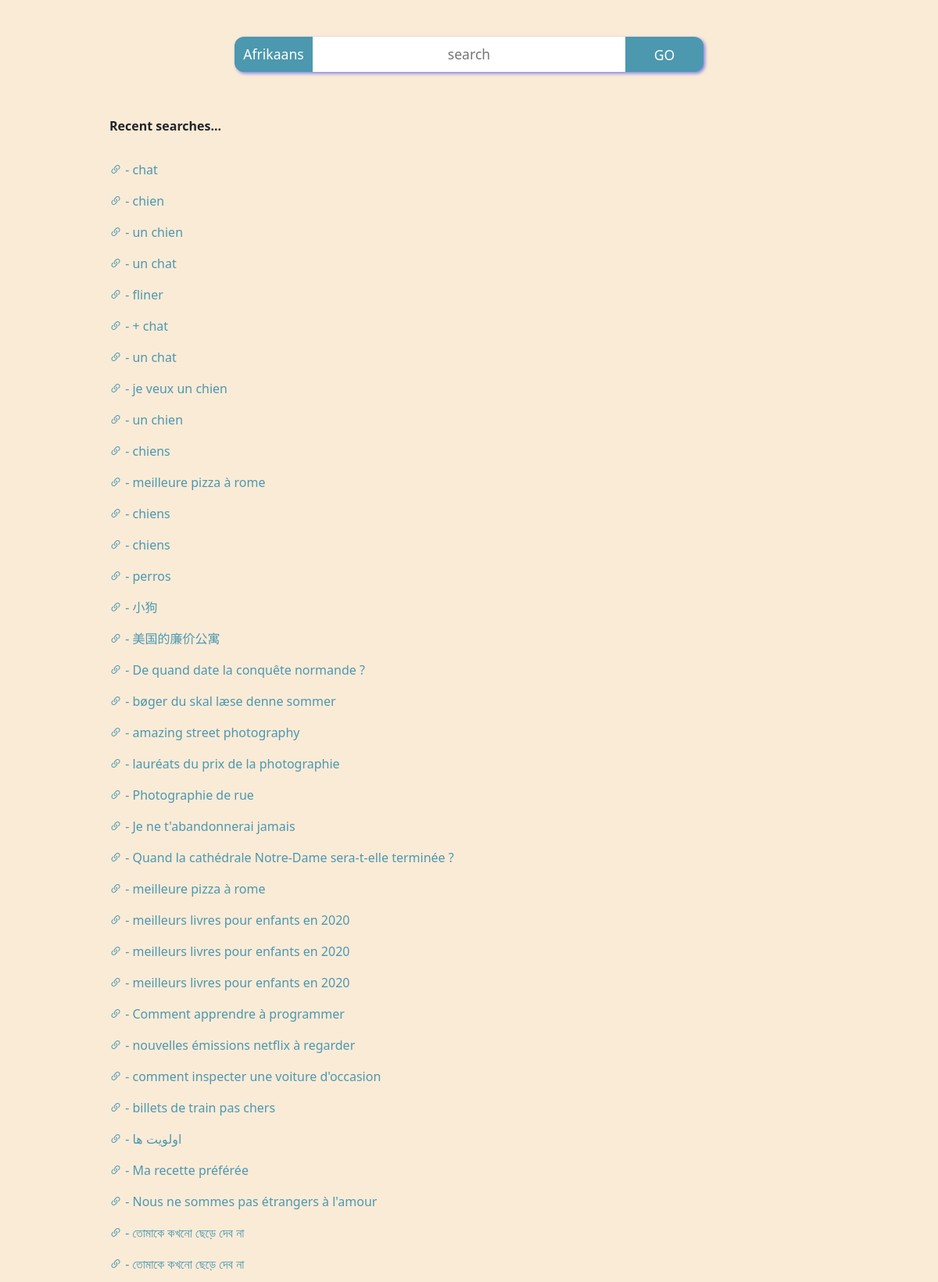
Page /recent (upper part) on the committed database.
### tables this page shows
CREATE TABLE qlog (
	id INTEGER NOT NULL PRIMARY KEY AUTOINCREMENT,
	url TEXT NOT NULL
, string text NOT NULL, trans text NOT NULL, country text DEFAULT na, country_code text DEFAULT na, city TEXT DEFAULT na, target_lang TEXT NOT NULL);

### app.py (the view)
@app.route("/recent")
def recent():
    con = sql.connect('immer.db')
    con.row_factory = sql.Row
    cur = con.cursor()
    recents = con.execute('SELECT DISTINCT string, * FROM qlog ORDER BY id DESC LIMIT 100;')
    langs = con.execute('SELECT * FROM langs ORDER BY language ASC')
    return render_template("recent.html", recents = recents, langs = langs)

### templates/recent.html (shortened to what this page needs)
{% extends "immerlayout.html" %}
{% block main %}
<div class="resultsbar">
    <form action="/result" method="post" class="p-0">
        <div class="search">
        <div class="block">
        <select required onchange="remember(this.selectedIndex);" id='lang' name="lang" class="select">
          {% for i in langs %}
          <option value="{{ i['code']}}">{{ i['language']}}</option>
          {% endfor %}
        </select>
</div>
<div class="block">
<input class="input" required id="qry" autocomplete="on" autofocus class="" name="input" type="text" placeholder="search" aria-label="Search">
</div>
<div class="block">
<button class="button" type="submit">GO</button>
</div>
</div>
</form>
</div>
</div>
    <table class="table table-hover table-responsive table-borderless" id="results">
        <thead>
            <th>
                <p class="scraps">Recent searches...</p>
            </th>
        </thead>
        {% for i in recents %}
        <tr class="p-0 align-middle">
            <td>
                <a href="{{ i['url'] }}"><i class='bi bi-link-45deg'></i> - {{ i['trans'] }}</a>
            </td>
        </tr>
        {% endfor %}
    </table>
{% endblock %}

### templates/immerlayout.html (shortened to what this page needs)
<!DOCTYPE html>
<html lang="en" class="notranslate" translate="no">
    <head>
    <link href="https://cdn.jsdelivr.net/npm/bootstrap@5.1.3/dist/css/bootstrap.min.css" rel="stylesheet">
    <link rel="stylesheet" href="https://cdn.jsdelivr.net/npm/bootstrap-icons@1.8.1/font/bootstrap-icons.css">
    <link href="/static/immer.css" rel="stylesheet">
    </head>
    <body>
<div class="container-fluid">
<div class="container-fluid">
        <main>
            {% block main %}
            {% endblock %}
    </body>
</html>

### static/immer.css (style rules this page uses)
* { margin: 0; padding: 0; box-sizing: border-box; }
body { min-height: 100vh; max-width: 80vw; background-color: antiquewhite; margin: 0 auto; }
a { text-decoration: none; color: #4c98af; transition: color 400ms, filter 1s; }
form { width: 100%; flex: 1 0 auto; margin: 0 auto; padding-left: 1em; padding-top: 1px; }
.input { -webkit-appearance: none; -moz-appearance: none; -ms-appearance: none; -o-appearance: none; appearance: none; -webkit-tap-highlight-color: rgba(0,0,0,0); font-size: 1.1em; font-weight: normal; text-align: center; display: block; width: 400px; background: rgb(255, 255, 255); outline: none; border: none; padding: 0; height: 2.545455em; z-index: 1; position: relative; top: -1px; }
.select { -webkit-appearance: none; -moz-appearance: none; -ms-appearance: none; -o-appearance: none; appearance: none; -webkit-tap-highlight-color: rgba(0,0,0,0); font-size: 1.1em; font-weight: normal; text-align: center; display: block; width: 100px; background: #4c98af; color: white; outline: none; border: none; padding: 8px; height: 2.545455em; z-index: 1; position: relative; top: -1px; border-end-start-radius: 12px; border-start-start-radius: 12px; cursor: pointer; transition: background-color 200ms; }
.button { font-size: 1.1em; background-color: #4c98af; border: none; border-end-end-radius: 12px; border-start-end-radius: 12px; color: white; padding: 10px 32px; text-align: center; text-decoration: none; outline: none; border: none; z-index: 1; position: relative; top: -1px; height: 2.545455em; width: 100px; transition: background-color 200ms; }
.search { display: flex; flex-direction: row; justify-content: center; }
.block { width: auto; }
div.search { filter: drop-shadow(2px 2px 2px #8080e5); transition: filter 100ms; }
.resultsbar { margin-top: 48px; margin-bottom: 48px; }

### rows in the picture
qlog: trans "chat"
qlog: trans "chien"
qlog: trans "un chien"
qlog: trans "un chat"
qlog: trans "fliner"
qlog: trans "+ chat"
qlog: trans "un chat"
qlog: trans "je veux un chien"
qlog: trans "un chien"
qlog: trans "chiens"
qlog: trans "meilleure pizza à rome"
qlog: trans "chiens"
qlog: trans "chiens"
qlog: trans "perros"
qlog: trans "小狗"
qlog: trans "美国的廉价公寓"
qlog: trans "De quand date la conquête normande ?"
qlog: trans "bøger du skal læse denne sommer"
qlog: trans "amazing street photography"
qlog: trans "lauréats du prix de la photographie"
qlog: trans "Photographie de rue"
qlog: trans "Je ne t'abandonnerai jamais"
qlog: trans "Quand la cathédrale Notre-Dame sera-t-elle terminée ?"
qlog: trans "meilleure pizza à rome"
qlog: trans "meilleurs livres pour enfants en 2020"
qlog: trans "meilleurs livres pour enfants en 2020"
qlog: trans "meilleurs livres pour enfants en 2020"
qlog: trans "Comment apprendre à programmer"
qlog: trans "nouvelles émissions netflix à regarder"
qlog: trans "comment inspecter une voiture d'occasion"
qlog: trans "billets de train pas chers"
qlog: trans "اولویت ها"
qlog: trans "Ma recette préférée"
qlog: trans "Nous ne sommes pas étrangers à l'amour"
qlog: trans "তোমাকে কখনো ছেড়ে দেব না"
qlog: trans "তোমাকে কখনো ছেড়ে দেব না"

### other values in the picture
form field lang "Afrikaans"
